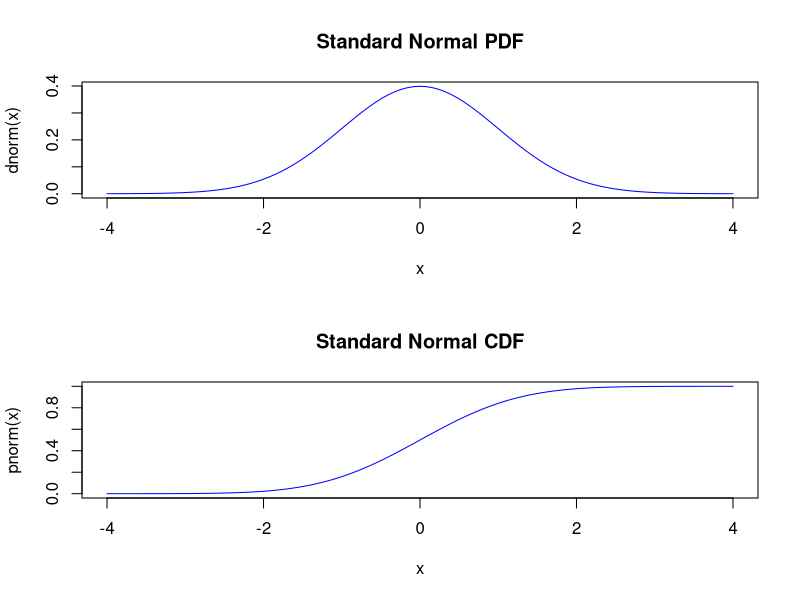
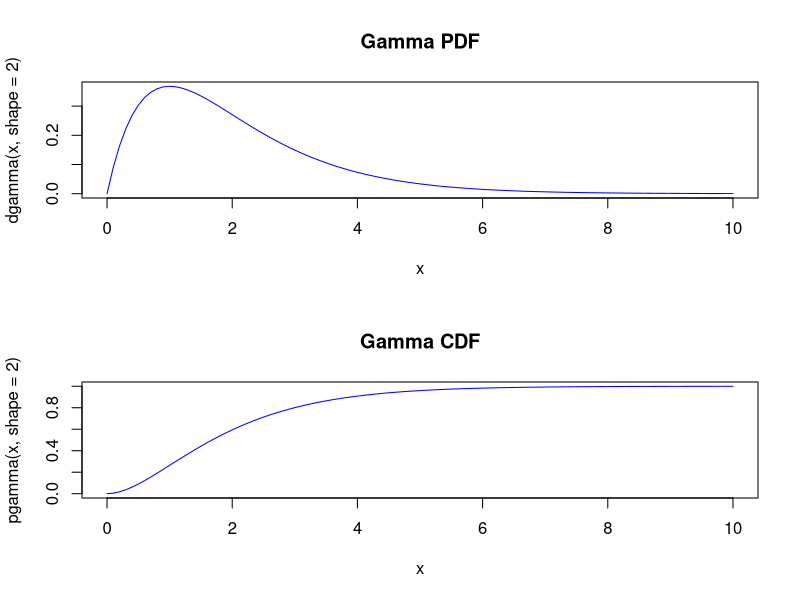

Write R code to recreate these figures, in order.
# plots

par(mfrow=c(2,1))
curve(dnorm(x), from=-4, to=4, main="Standard Normal PDF", col="blue")
curve(pnorm(x), from=-4, to=4, main="Standard Normal CDF", col="blue")

print("=====================")

par(mfrow=c(2,1))
curve(dgamma(x,shape=2), 0, 10, main="Gamma PDF",col="blue")
curve(pgamma(x,shape=2), 0, 10, main="Gamma CDF",col="blue")

print("=====================")



